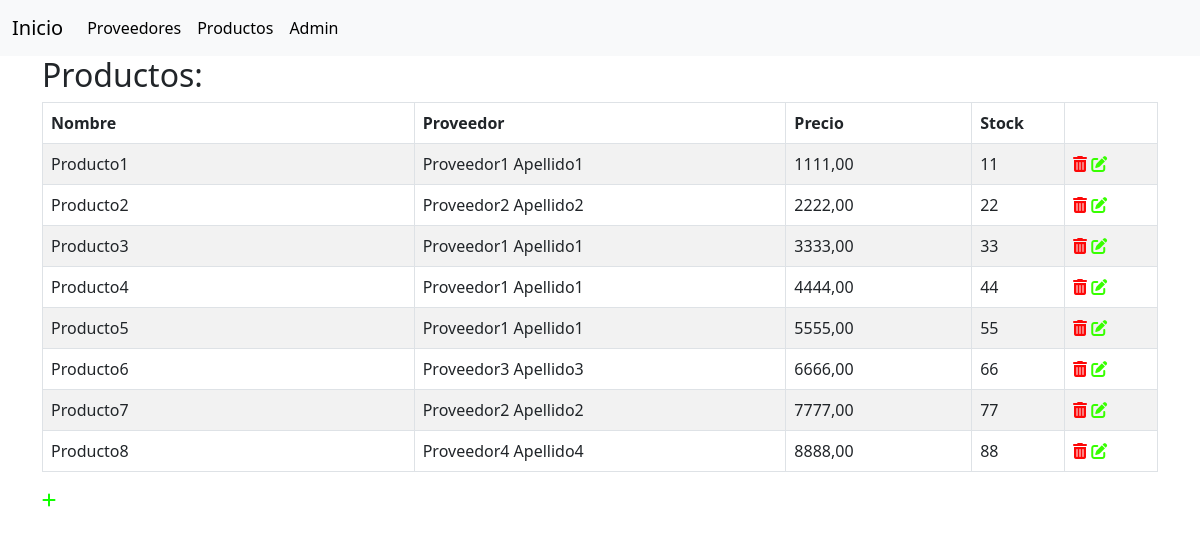
Before: /producto/all with the older database file.
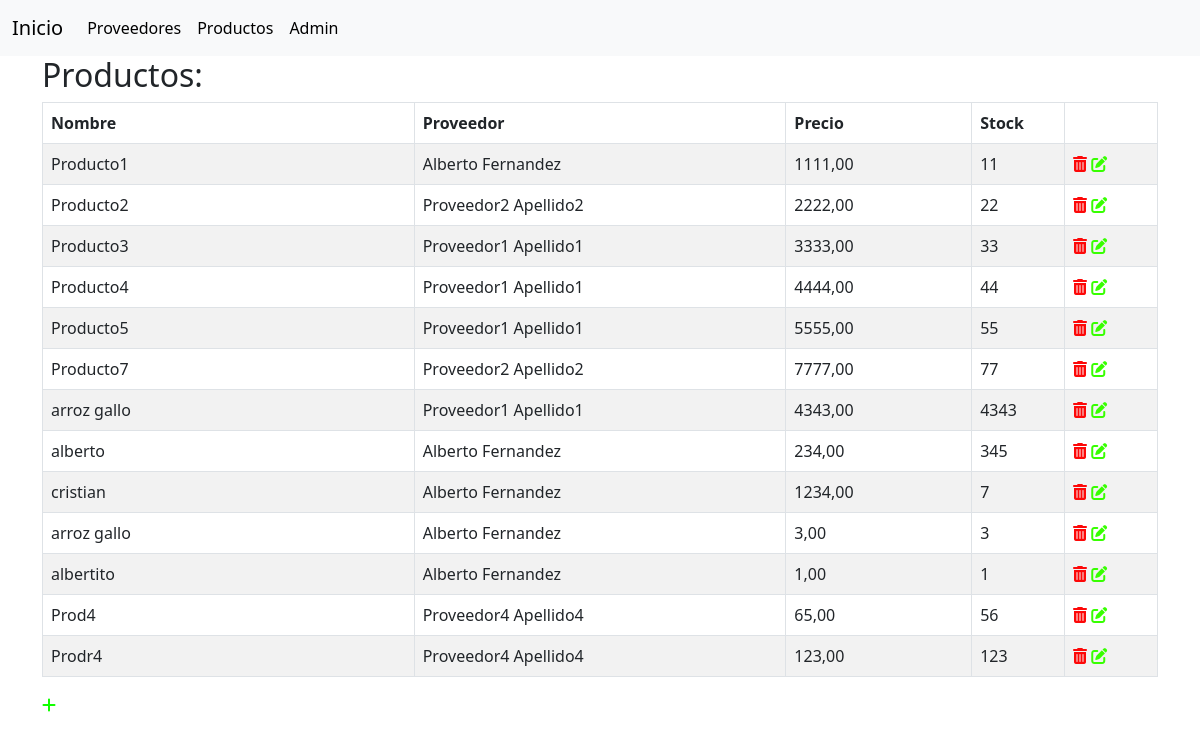
After: the same page with the newer database file.
### compra/models.py (models this page shows, shortened)
class Producto(models.Model):
    proveedor = models.ForeignKey(Proveedor, on_delete=models.PROTECT)
    nombre = models.CharField(max_length=100)
    precio = models.DecimalField(max_digits=10, decimal_places=2)
    stock_actual = models.IntegerField()
    class Meta:
        unique_together = ('proveedor', 'nombre')

class Proveedor(models.Model):
    nombre = models.CharField(max_length=50)
    apellido = models.CharField(max_length=50)
    dni = models.IntegerField(unique=True)
    fecha_registro = models.DateTimeField(auto_now_add=True)
    fecha_modificacion = models.DateTimeField(auto_now_add=True)
    def __str__(self):
        return self.nombre_completo()
    def nombre_completo(self):
        return f'{self.nombre} {self.apellido}'

### compra/views.py (the view)
# urls.py: path('producto/all', views.productos_view, name="productos"),
def productos_view(request):
    productos = Producto.objects.all()
    return render(request, 'productos.html', {
        'productos': productos
    })

### compra/templates/productos.html (shortened to what this page needs)
{% extends 'base.html' %}
{% block 'content' %}
<h2> Productos: </h2>
<table class="table table-striped table-bordered table-responsive table-hover">
    <thead>
        <tr>
            <th class="th-sm" >Nombre</th>
            <th class="th-sm" >Proveedor</th>
            <th class="th-sm" >Precio</th>
            <th class="th-sm" >Stock</th>
            <th></th>
        </tr>
    </thead>
    <tbody>
    {% for p in productos %}
        <tr>
            <td class="col-4">{{ p.nombre }}</td>
            <td class="col-4">{{ p.proveedor }}</td>
            <td class="col-2">{{ p.precio }}</td>
            <td class="col-1">{{ p.stock_actual }}</td>
            <td class="col-1">
                <a title ="Eliminar" href="{% url 'producto-delete' p.id %}" onclick="return confirm('¿Esta seguro que quiere eliminar el Producto?')"><i class="fa-solid fa-trash-can" style="color: #fd0808;"></i></a>
                <a title ="Modificar" href="{% url 'producto-update' p.id %}"><i class="fa-solid fa-pen-to-square" style="color: #37ff00;"></i></a>
            </td>
        </tr>
    {% endfor %}
    </tbody>
</table>
<a title ="Agrega Producto" href="{% url 'producto-create' %}" ><i class="fa-solid fa-plus" style="color: #11ff00;"></i></a>
{% endblock %}

### templates/base.html (shortened to what this page needs)
<!DOCTYPE html>
{% load static %}
<html lang="es">
<head>
    <link href="{% static 'bootstrap-5.3.0-alpha3-dist/css/bootstrap.min.css' %}" rel="stylesheet">
</head>
<body>
    {% include 'navbar.html' %}
    <div class="container">
        {% block 'content' %}
        {% endblock %}
    </div>
</body>
</html>

### templates/navbar.html (shortened to what this page needs)
<nav class="navbar navbar-expand-lg bg-body-tertiary bg-dark">
  <div class="container-fluid">
    <div class="collapse navbar-collapse" id="navbarTogglerDemo01">
      <a class="navbar-brand" href="{% url 'inicio' %}">Inicio</a>
      <ul class="navbar-nav me-auto mb-2 mb-lg-0">
        <li class="nav-item">
          <a class="nav-link active" aria-current="page" href="{% url 'proveedores' %}">Proveedores</a>
        </li>
        <li class="nav-item">
          <a class="nav-link active" aria-current="page" href="{% url 'productos' %}">Productos</a>
        </li>
        <li class="nav-item">
          <a class="nav-link active" aria-current="page" href="{% url 'admin:index' %}">Admin</a>
        </li>
      </ul>
    </div>
  </div>
</nav>

Changed rows visible on the page:
removed Producto: nombre "Producto6", proveedor "Proveedor3 Apellido3", precio "6666,00", stock_actual "66"
removed Producto: nombre "Producto8", proveedor "Proveedor4 Apellido4", precio "8888,00", stock_actual "88"
changed Producto "Producto1": proveedor "Proveedor1 Apellido1" → "Alberto Fernandez"
added Producto: nombre "arroz gallo", proveedor "Proveedor1 Apellido1", precio "4343,00", stock_actual "4343"
added Producto: nombre "alberto", proveedor "Alberto Fernandez", precio "234,00", stock_actual "345"
added Producto: nombre "cristian", proveedor "Alberto Fernandez", precio "1234,00", stock_actual "7"
added Producto: nombre "arroz gallo", proveedor "Alberto Fernandez", precio "3,00", stock_actual "3"
added Producto: nombre "albertito", proveedor "Alberto Fernandez", precio "1,00", stock_actual "1"
added Producto: nombre "Prod4", proveedor "Proveedor4 Apellido4", precio "65,00", stock_actual "56"
added Producto: nombre "Prodr4", proveedor "Proveedor4 Apellido4", precio "123,00", stock_actual "123"
